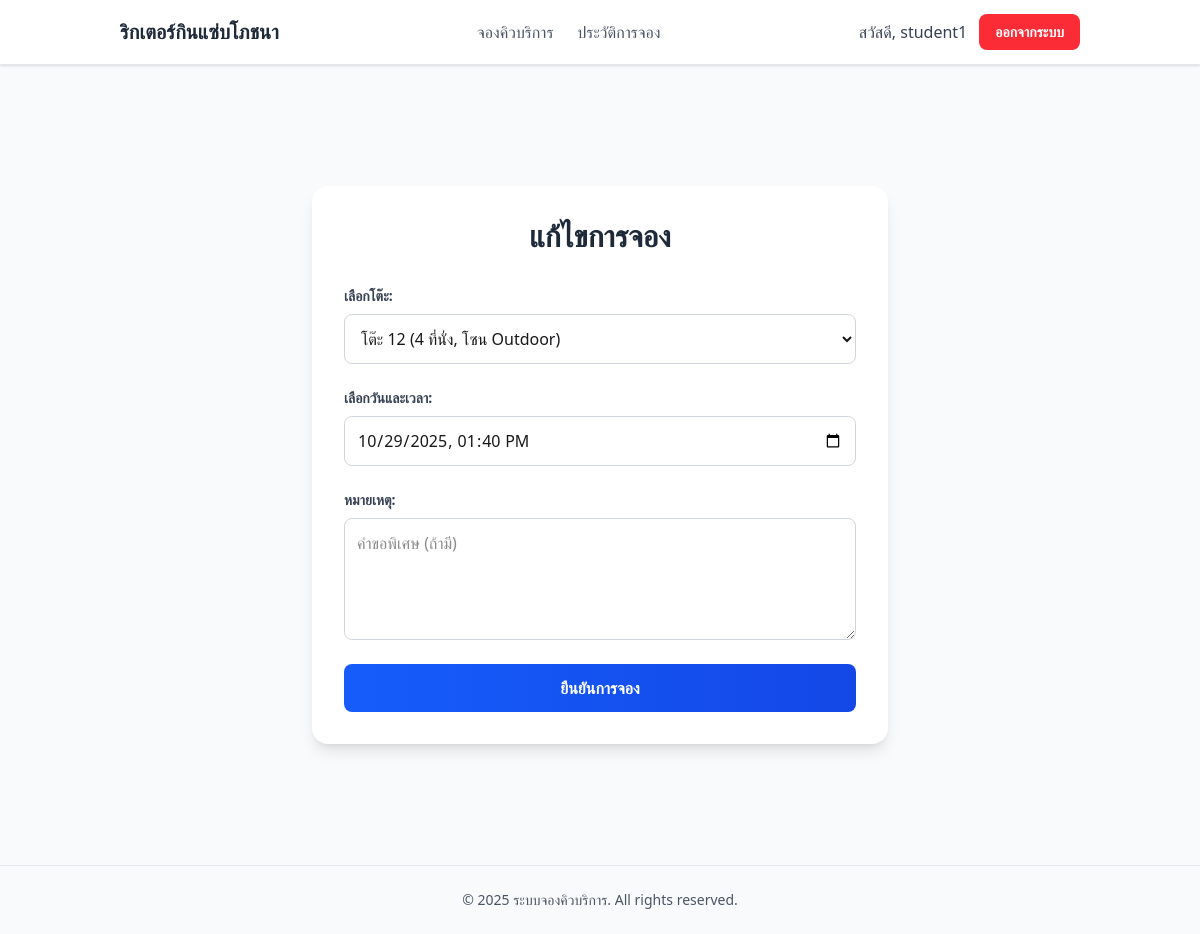
/manage/services/booking/2/edit/ (signed in), run on the app's committed database.
### accounts/models.py (models this page shows, shortened)
class CustomUser(AbstractUser):
    ROLE_CHOICES = (
        ('customer', 'Customer'),
        ('admin', 'Admin'),
    )
    first_name = None
    last_name = None
    full_name = models.CharField(max_length=255)
    phone_number = models.CharField(max_length=20, blank=True, null=True)
    role = models.CharField(max_length=10, choices=ROLE_CHOICES, default='customer')

### services/models.py (models this page shows, shortened)
class Booking(models.Model):
    STATUS_CHOICES = (
        ('confirmed', 'Confirmed'),
        ('cancelled', 'Cancelled'),
    )
    user = models.ForeignKey(CustomUser, on_delete=models.CASCADE)
    table = models.ForeignKey(Table, on_delete=models.CASCADE)
    booking_datetime = models.DateTimeField()
    status = models.CharField(max_length=10, choices=STATUS_CHOICES, default='confirmed')
    notes = models.TextField(blank=True, null=True)
    class Meta:
        unique_together = ('table', 'booking_datetime')
    def can_be_modified(self):
        return timezone.now() < self.booking_datetime - timedelta(hours=2)

### services/views.py (the view, shortened to what this page needs)
# urls.py: path('booking/<int:pk>/edit/', BookingUpdateView.as_view(), name='booking_update'),
class BookingUpdateView(LoginRequiredMixin, UserPassesTestMixin, UpdateView):
    model = Booking
    form_class = BookingForm
    template_name = 'services/booking_form.html'
    success_url = reverse_lazy('booking_history')
    def test_func(self):
        booking = self.get_object()
        return self.request.user == booking.user and booking.can_be_modified()

### services/forms.py (shortened to what this page needs)
class BookingForm(forms.ModelForm):
    class Meta:
        model = Booking
        fields = ['table', 'booking_datetime', 'notes'] # เปลี่ยนจาก service เป็น table
        widgets = {
            'table': forms.Select(attrs={'class': 'block w-full px-3 py-3 border border-gray-300 rounded-lg'}),
            'booking_datetime': forms.DateTimeInput(
                attrs={'type': 'datetime-local', 'class': 'block w-full px-3 py-3 border border-gray-300 rounded-lg'}
            ),
            'notes': forms.Textarea(attrs={'rows': 4, 'class': 'block w-full px-3 py-3 border border-gray-300 rounded-lg', 'placeholder': 'คำขอพิเศษ (ถ้ามี)'}),
        }
        labels = {
            'table': 'เลือกโต๊ะ',
            'booking_datetime': 'เลือกวันและเวลา',
            'notes': 'หมายเหตุ',
        }

### services/models.py (called while the page is built)
    def __str__(self):
        zone = "Outdoor" if self.is_outdoor else "Indoor"
        return f"โต๊ะ {self.table_number} ({self.capacity} ที่นั่ง, โซน {zone})"

### templates/services/booking_form.html (shortened to what this page needs)
{% extends 'base.html' %}
{% block content %}
<div class="min-h-screen flex items-center justify-center px-4 py-12 bg-gray-50">
    <div class="max-w-xl w-full bg-white p-8 rounded-2xl shadow-lg">
        <h2 class="text-3xl font-bold text-center text-gray-800 mb-8">
            {% if object %}
                แก้ไขการจอง
            {% else %}
                จองโต๊ะอาหาร
            {% endif %}
        </h2>
        <form method="post" class="space-y-6">
            <div>
                <label class="block text-sm font-semibold text-gray-700 mb-2">{{ form.table.label_tag }}</label>
                {{ form.table }}
            </div>
            <div>
                <label class="block text-sm font-semibold text-gray-700 mb-2">{{ form.booking_datetime.label_tag }}</label>
                {{ form.booking_datetime }}
            </div>
            <div>
                <label class="block text-sm font-semibold text-gray-700 mb-2">{{ form.notes.label_tag }}</label>
                {{ form.notes }}
            </div>
            <button
                type="submit"
                class="w-full bg-gradient-to-r from-blue-600 to-blue-700 text-white font-semibold py-3 px-4 rounded-lg hover:from-blue-700 hover:to-blue-800 focus:outline-none focus:ring-2 focus:ring-blue-500 focus:ring-offset-2 transform hover:scale-[1.02] transition-all duration-200"
            >
                ยืนยันการจอง
            </button>
        </form>
    </div>
</div>
{% endblock %}

### templates/base.html (shortened to what this page needs)
{% load static tailwind_tags %}
<!DOCTYPE html>
<html lang="th">
  <head>
    {% tailwind_css %}
  </head>
  <body class="bg-white min-h-screen">
    <nav class="bg-white shadow-sm border-b border-gray-200 sticky top-0 z-50">
      <div class="container mx-auto px-4 sm:px-6 lg:px-8">
        <div class="flex justify-between items-center h-16">
          <div class="flex items-center">
            <a href="/" class="text-xl font-bold text-gray-800 hover:text-indigo-600 transition duration-200">
              ริกเตอร์กินแซ่บโภชนา
            </a>
          </div>
          <div class="hidden md:flex items-center space-x-6">
            {% if user.is_authenticated %}
            <a href="{% url 'booking_create' %}" class="text-gray-600 hover:text-indigo-600 font-medium transition duration-200">
              จองคิวบริการ
            </a>
            <a href="{% url 'booking_history' %}" class="text-gray-600 hover:text-indigo-600 font-medium transition duration-200">
              ประวัติการจอง
            </a>
            {% endif %}
          </div>
          <div class="flex items-center space-x-3">
            {% if user.is_authenticated %}
            <span class="text-gray-700 hidden sm:inline font-medium">
              สวัสดี, {{ user.username }}
            </span>
            <form action="{% url 'logout' %}" method="post">
              <button type="submit" class="px-4 py-2 bg-red-500 text-white text-sm font-semibold rounded-lg hover:bg-red-600 transition duration-200">
                ออกจากระบบ
              </button>
            </form>
            {% endif %}
          </div>
        </div>
      </div>
    </nav>
    <main>
      {% block content %}
      {% endblock %}
    </main>
    <footer class="bg-gray-50 border-t border-gray-200 mt-auto">
      <div class="container mx-auto px-4 sm:px-6 lg:px-8 py-6">
        <p class="text-center text-gray-600 text-sm">
          © 2025 ระบบจองคิวบริการ. All rights reserved.
        </p>
      </div>
    </footer>
  </body>
</html>

### data on the page
CustomUser: username "student1"
Booking: table "โต๊ะ 12 (4 ที่นั่ง, โซน Outdoor)", booking_datetime "10/29/2025 13:40"
